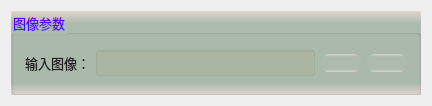
<?xml version="1.0" encoding="UTF-8"?>
<ui version="4.0">
 <class>FocusFusionParameterClass</class>
 <widget class="QDialog" name="FocusFusionParameterClass">
  <property name="geometry">
   <rect>
    <x>0</x>
    <y>0</y>
    <width>432</width>
    <height>106</height>
   </rect>
  </property>
  <property name="windowTitle">
   <string>FocusFusionParameter</string>
  </property>
  <layout class="QVBoxLayout" name="verticalLayout">
   <item>
    <widget class="QGroupBox" name="groupCamera">
     <property name="font">
      <font>
       <family>微软雅黑</family>
       <pointsize>10</pointsize>
      </font>
     </property>
     <property name="styleSheet">
      <string notr="true">background-color: qlineargradient(x1:0, y1:0, x2:0, y2:1, stop:0 #dfd5cf, stop: 0.15 #acbbac, stop: 0.85 #acbbac,stop:1 #dfd5cf);
color: rgb(85, 0, 255);</string>
     </property>
     <property name="title">
      <string>图像参数</string>
     </property>
     <layout class="QVBoxLayout" name="verticalLayout_2">
      <item>
       <layout class="QHBoxLayout" name="horizontalLayout">
        <item>
         <widget class="QLabel" name="label_4">
          <property name="font">
           <font>
            <family>微软雅黑</family>
            <pointsize>10</pointsize>
           </font>
          </property>
          <property name="styleSheet">
           <string notr="true">color: rgb(30, 30, 30);
background: transparent;</string>
          </property>
          <property name="text">
           <string>输入图像：</string>
          </property>
         </widget>
        </item>
        <item>
         <widget class="QLineEdit" name="txtLinkImage">
          <property name="font">
           <font>
            <family>微软雅黑</family>
            <pointsize>10</pointsize>
           </font>
          </property>
          <property name="styleSheet">
           <string notr="true">color: rgb(0, 0, 200);
background-color: rgba(170, 170, 127,50);</string>
          </property>
          <property name="alignment">
           <set>Qt::AlignCenter</set>
          </property>
          <property name="readOnly">
           <bool>true</bool>
          </property>
         </widget>
        </item>
        <item>
         <widget class="QPushButton" name="btnLinkImage">
          <property name="toolTip">
           <string>链接图像</string>
          </property>
          <property name="styleSheet">
           <string notr="true">QWidget{ border:none;border-radius: 8px;padding: 2px 4px;}
QPushButton:hover{ background-color: rgba(85, 150, 127, 100);}
QPushButton:pressed{background-color: rgba(85, 180, 127, 160);}</string>
          </property>
          <property name="text">
           <string/>
          </property>
          <property name="icon">
           <iconset resource="../../GeometryTools/FindCircle/sub_res.qrc">
            <normaloff>:/resource/link.png</normaloff>:/resource/link.png</iconset>
          </property>
          <property name="iconSize">
           <size>
            <width>27</width>
            <height>27</height>
           </size>
          </property>
         </widget>
        </item>
        <item>
         <widget class="QPushButton" name="btnDelLinkImage">
          <property name="toolTip">
           <string>删除图像链接</string>
          </property>
          <property name="styleSheet">
           <string notr="true">QWidget{ border:none;border-radius: 8px;padding: 2px 4px;}
QPushButton:hover{ background-color: rgba(226, 142, 162, 100);}
QPushButton:pressed{background-color: rgba(226, 172, 162, 200);}</string>
          </property>
          <property name="text">
           <string/>
          </property>
          <property name="icon">
           <iconset resource="../../GeometryTools/FindCircle/sub_res.qrc">
            <normaloff>:/resource/del_link.png</normaloff>:/resource/del_link.png</iconset>
          </property>
          <property name="iconSize">
           <size>
            <width>27</width>
            <height>27</height>
           </size>
          </property>
         </widget>
        </item>
       </layout>
      </item>
     </layout>
    </widget>
   </item>
  </layout>
 </widget>
 <layoutdefault spacing="6" margin="11"/>
 <resources>
  <include location="../../GeometryTools/FindCircle/sub_res.qrc"/>
 </resources>
 <connections/>
</ui>
